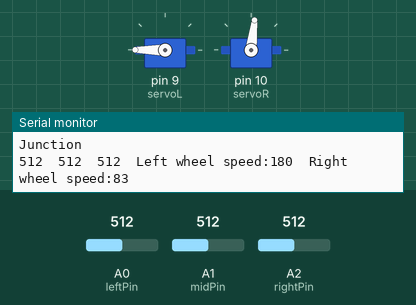
Simulated run of this sketch. Board: Arduino Uno, built for the host (arithmetic inside an expression is 32-bit, double 64-bit). On the bench: 2 × servo, the last lines printed to the serial monitor. Inputs (shaded band) come from the test bench; at power-on: A0 (leftPin) = 512, A2 (rightPin) = 512, A1 (midPin) = 512.

Above: at 1.2 s.
1.3 s: A0 (leftPin) set to 699
4.3 s: A0 (leftPin) set to 728
At 5.5 s:
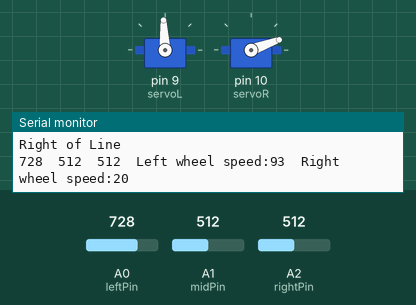
5.9 s: A2 (rightPin) set to 912
7.5 s: A2 (rightPin) set to 939
At 8.0 s:
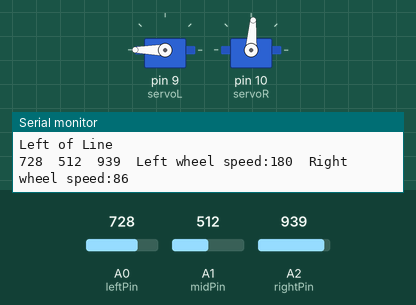
9.1 s: A1 (midPin) set to 109
12.1 s: A1 (midPin) set to 93
Timing chart, 0 to 15.1 s (numbered marks = the images above; inputs shaded):
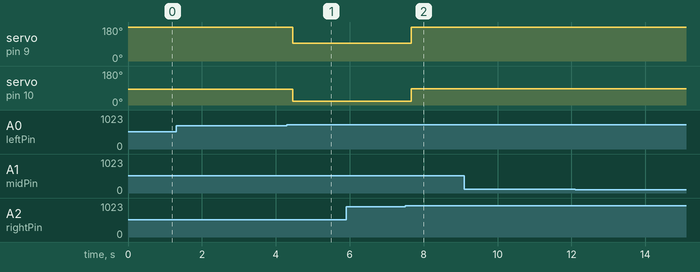

The sketch:

test3.ino
```cpp
#include <Servo.h>
int leftPin = A0; //connected to analog 0
int midPin = A1; //connected to analog 0
int rightPin = A2; //connected to analog 0
Servo servoL;
Servo servoR;

int line[2];
int count = 0;

static int straightL = 180;
static int straightR = 83;

static int leftL = 180;
static int leftR = 86; //correction for left drift

static int rightL = 93;
static int rightR = 20;

boolean Go =true;
boolean hitAJunction = false;
boolean passed = false;
int leftWheel;
int rightWheel;

void setup() {
  Serial.begin(9600);
  pinMode(9, OUTPUT);
  pinMode(10,OUTPUT);
  servoL.attach(9);
  servoR.attach(10);

  leftWheel = straightL;
  rightWheel = straightR;

}

void loop() {
  while (Go) {
    line[0] = analogRead(leftPin);
    line[1] = analogRead(midPin);
    line[2] = analogRead(rightPin);
    Serial.print(line[0]);
    Serial.print("\t");
    Serial.print(line[1]);
    Serial.print("\t");
    Serial.print(line[2]);
    Serial.print("\t");
    Serial.print("Left wheel speed:");
    Serial.print(leftWheel);
    Serial.print("\t");
    Serial.print("Right wheel speed:");
    Serial.println(rightWheel);

    servoL.write(leftWheel);
    servoR.write(rightWheel);

    if (leftWheel == 45 | leftWheel == 130) {
      Serial.println("doing a delay");
      if (!(line[0]<600 && line[1]>600 && line[2]<600) | !passed) {
        if (line[1]<600) {
          passed = true;
        }
        break;
      }
      passed = false;
      hitAJunction = false;
      count += 1;
      leftWheel = straightL;
      rightWheel = straightR;
  //     amISpinning = false;
  //     Serial.print("doing a delay");
  //     delay(500);
  //    while (line[1]<400){
  //      delay(15);
    }


    if (line[2] - line[0]>=200) {
      Serial.println("Left of Line");
      leftWheel = leftL;
      rightWheel = leftR;
    }
    //right of line
    else if (line[0] - line[2]>=200) {
      Serial.println("Right of Line");
      leftWheel = rightL;
      rightWheel = rightR;
    }
    // junction
    else if ((abs(line[1] - line[2])<=200) && (abs(line[1] - line[0])<=200) && line[0] >400) {
      Serial.println("Junction");
      hitAJunction = true;

    }
    else if (line[0]<400 && line[1]>400 && line[2]<400){
      Serial.println("Goin Straight yo");
      leftWheel = straightL;
      rightWheel = straightR;
      if (hitAJunction) {
        if ((count == 0) | (count > 4)) {
          leftWheel = 45;
          rightWheel = 21;
          if (count == 7){
            count = 0;
          }
        }
        if (count > 0 && count <5 ) {
          leftWheel = 130;
          rightWheel = 115;
        }
      }
    }
    else {
      Serial.println("just keepin' on keepin' on");
    }
  }
}
```

Measured:
- the behaviour switches between 711 and 712 on A0 (leftPin) (found by bisection; images 0 and 1)
- the behaviour switches between 927 and 928 on A2 (rightPin) (found by bisection; images 1 and 2)
- after the input at 4.3 s, servo on pin 9 (servoL): 180° → 93° after 0.16 s; servo on pin 10 (servoR): 83° → 20° after 0.16 s
- after the input at 7.5 s, servo on pin 9 (servoL): 93° → 180° after 0.16 s; servo on pin 10 (servoR): 20° → 86° after 0.16 s
